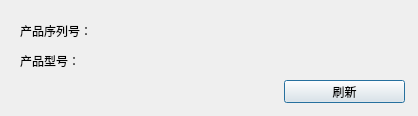
<?xml version="1.0" encoding="UTF-8"?>
<ui version="4.0">
 <class>InfoDlg</class>
 <widget class="QDialog" name="InfoDlg">
  <property name="geometry">
   <rect>
    <x>0</x>
    <y>0</y>
    <width>418</width>
    <height>116</height>
   </rect>
  </property>
  <property name="windowTitle">
   <string>Dialog</string>
  </property>
  <widget class="QLabel" name="label">
   <property name="geometry">
    <rect>
     <x>20</x>
     <y>20</y>
     <width>111</width>
     <height>21</height>
    </rect>
   </property>
   <property name="text">
    <string>产品序列号：</string>
   </property>
  </widget>
  <widget class="QLabel" name="label_2">
   <property name="geometry">
    <rect>
     <x>20</x>
     <y>50</y>
     <width>111</width>
     <height>21</height>
    </rect>
   </property>
   <property name="text">
    <string>产品型号：</string>
   </property>
  </widget>
  <widget class="QLabel" name="label_3">
   <property name="geometry">
    <rect>
     <x>140</x>
     <y>20</y>
     <width>271</width>
     <height>20</height>
    </rect>
   </property>
   <property name="text">
    <string/>
   </property>
  </widget>
  <widget class="QLabel" name="label_4">
   <property name="geometry">
    <rect>
     <x>140</x>
     <y>50</y>
     <width>271</width>
     <height>16</height>
    </rect>
   </property>
   <property name="text">
    <string/>
   </property>
  </widget>
  <widget class="QPushButton" name="pushButton">
   <property name="geometry">
    <rect>
     <x>284</x>
     <y>80</y>
     <width>121</width>
     <height>23</height>
    </rect>
   </property>
   <property name="text">
    <string>刷新</string>
   </property>
   <property name="autoDefault">
    <bool>true</bool>
   </property>
   <property name="flat">
    <bool>false</bool>
   </property>
  </widget>
 </widget>
 <resources/>
 <connections/>
</ui>
